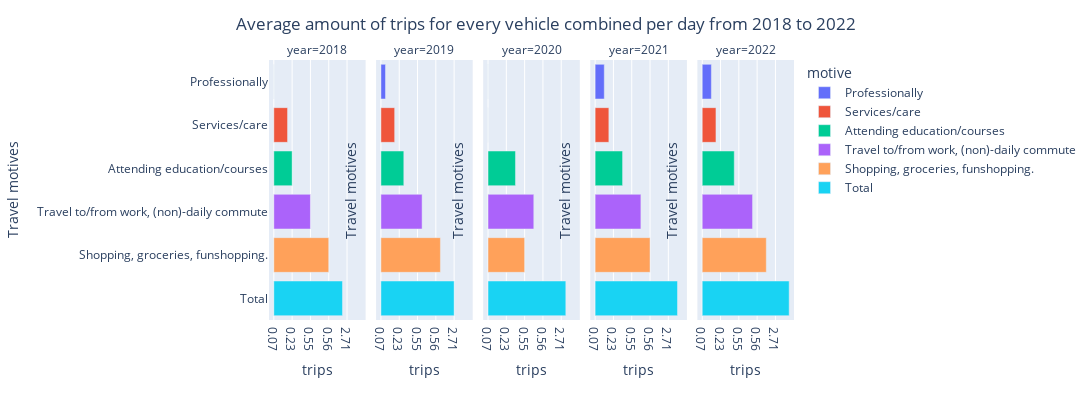

The notebook cell this image was saved under:
### Markdown cell above
This bar chart shows the number of trips per mobility motive. The biggest share is shopping, groceries and funshopping.

### Code cell
mobility_trips_years = mobility_trips_motive[years]
display(mobility_trips_motive)
display(mobility_trips_years)


# Melt the data to create a 'year' column
mobility_trips_years = mobility_trips_years.reset_index().melt(id_vars=['motive'], var_name='year', value_name='trips')

fig = px.bar(mobility_trips_years, x='trips', y='motive', color='motive', facet_col='year', orientation='h', hover_name='trips', width=1100, height=400)

fig.update_layout(title={
    'text': 'Average amount of trips for every vehicle combined per day from 2018 to 2022',
    'x': 0.5
})
fig.update_yaxes(title_text="Travel motives")
fig.show()

### Figure 1 — Plotly figure (JSON) as saved in the notebook; plotly's stock layout.template omitted (floating-point values rounded to 4 significant figures)
{"data": [{"alignmentgroup": "True", "hovertemplate": "<b>%{hovertext}</b><br><br>motive=%{y}<br>year=2018<br>trips=%{x}<extra></extra>", "hovertext": ["0.07"], "legendgroup": "Professionally", "marker": {"color": "#636efa", "pattern": {"shape": ""}}, "name": "Professionally", "offsetgroup": "Professionally", "orientation": "h", "showlegend": true, "textposition": "auto", "type": "bar", "x": ["0.07"], "xaxis": "x", "y": ["Professionally"], "yaxis": "y"}, {"alignmentgroup": "True", "hovertemplate": "<b>%{hovertext}</b><br><br>motive=%{y}<br>year=2019<br>trips=%{x}<extra></extra>", "hovertext": ["0.11"], "legendgroup": "Professionally", "marker": {"color": "#636efa", "pattern": {"shape": ""}}, "name": "Professionally", "offsetgroup": "Professionally", "orientation": "h", "showlegend": false, "textposition": "auto", "type": "bar", "x": ["0.11"], "xaxis": "x2", "y": ["Professionally"], "yaxis": "y2"}, {"alignmentgroup": "True", "hovertemplate": "<b>%{hovertext}</b><br><br>motive=%{y}<br>year=2020<br>trips=%{x}<extra></extra>", "hovertext": ["0.07"], "legendgroup": "Professionally", "marker": {"color": "#636efa", "pattern": {"shape": ""}}, "name": "Professionally", "offsetgroup": "Professionally", "orientation": "h", "showlegend": false, "textposition": "auto", "type": "bar", "x": ["0.07"], "xaxis": "x3", "y": ["Professionally"], "yaxis": "y3"}, {"alignmentgroup": "True", "hovertemplate": "<b>%{hovertext}</b><br><br>motive=%{y}<br>year=2021<br>trips=%{x}<extra></extra>", "hovertext": ["0.08"], "legendgroup": "Professionally", "marker": {"color": "#636efa", "pattern": {"shape": ""}}, "name": "Professionally", "offsetgroup": "Professionally", "orientation": "h", "showlegend": false, "textposition": "auto", "type": "bar", "x": ["0.08"], "xaxis": "x4", "y": ["Professionally"], "yaxis": "y4"}, {"alignmentgroup": "True", "hovertemplate": "<b>%{hovertext}</b><br><br>motive=%{y}<br>year=2022<br>trips=%{x}<extra></extra>", "hovertext": ["0.08"], "legendgroup": "Professionally", "marker": {"color": "#636efa", "pattern": {"shape": ""}}, "name": "Professionally", "offsetgroup": "Professionally", "orientation": "h", "showlegend": false, "textposition": "auto", "type": "bar", "x": ["0.08"], "xaxis": "x5", "y": ["Professionally"], "yaxis": "y5"}, {"alignmentgroup": "True", "hovertemplate": "<b>%{hovertext}</b><br><br>motive=%{y}<br>year=2018<br>trips=%{x}<extra></extra>", "hovertext": ["0.09"], "legendgroup": "Services/care", "marker": {"color": "#EF553B", "pattern": {"shape": ""}}, "name": "Services/care", "offsetgroup": "Services/care", "orientation": "h", "showlegend": true, "textposition": "auto", "type": "bar", "x": ["0.09"], "xaxis": "x", "y": ["Services/care"], "yaxis": "y"}, {"alignmentgroup": "True", "hovertemplate": "<b>%{hovertext}</b><br><br>motive=%{y}<br>year=2019<br>trips=%{x}<extra></extra>", "hovertext": ["0.09"], "legendgroup": "Services/care", "marker": {"color": "#EF553B", "pattern": {"shape": ""}}, "name": "Services/care", "offsetgroup": "Services/care", "orientation": "h", "showlegend": false, "textposition": "auto", "type": "bar", "x": ["0.09"], "xaxis": "x2", "y": ["Services/care"], "yaxis": "y2"}, {"alignmentgroup": "True", "hovertemplate": "<b>%{hovertext}</b><br><br>motive=%{y}<br>year=2020<br>trips=%{x}<extra></extra>", "hovertext": ["0.07"], "legendgroup": "Services/care", "marker": {"color": "#EF553B", "pattern": {"shape": ""}}, "name": "Services/care", "offsetgroup": "Services/care", "orientation": "h", "showlegend": false, "textposition": "auto", "type": "bar", "x": ["0.07"], "xaxis": "x3", "y": ["Services/care"], "yaxis": "y3"}, {"alignmentgroup": "True", "hovertemplate": "<b>%{hovertext}</b><br><br>motive=%{y}<br>year=2021<br>trips=%{x}<extra></extra>", "hovertext": ["0.09"], "legendgroup": "Services/care", "marker": {"color": "#EF553B", "pattern": {"shape": ""}}, "name": "Services/care", "offsetgroup": "Services/care", "orientation": "h", "showlegend": false, "textposition": "auto", "type": "bar", "x": ["0.09"], "xaxis": "x4", "y": ["Services/care"], "yaxis": "y4"}, {"alignmentgroup": "True", "hovertemplate": "<b>%{hovertext}</b><br><br>motive=%{y}<br>year=2022<br>trips=%{x}<extra></extra>", "hovertext": ["0.09"], "legendgroup": "Services/care", "marker": {"color": "#EF553B", "pattern": {"shape": ""}}, "name": "Services/care", "offsetgroup": "Services/care", "orientation": "h", "showlegend": false, "textposition": "auto", "type": "bar", "x": ["0.09"], "xaxis": "x5", "y": ["Services/care"], "yaxis": "y5"}, {"alignmentgroup": "True", "hovertemplate": "<b>%{hovertext}</b><br><br>motive=%{y}<br>year=2018<br>trips=%{x}<extra></extra>", "hovertext": ["0.23"], "legendgroup": "Attending education/courses", "marker": {"color": "#00cc96", "pattern": {"shape": ""}}, "name": "Attending education/courses", "offsetgroup": "Attending education/courses", "orientation": "h", "showlegend": true, "textposition": "auto", "type": "bar", "x": ["0.23"], "xaxis": "x", "y": ["Attending education/courses"], "yaxis": "y"}, {"alignmentgroup": "True", "hovertemplate": "<b>%{hovertext}</b><br><br>motive=%{y}<br>year=2019<br>trips=%{x}<extra></extra>", "hovertext": ["0.22"], "legendgroup": "Attending education/courses", "marker": {"color": "#00cc96", "pattern": {"shape": ""}}, "name": "Attending education/courses", "offsetgroup": "Attending education/courses", "orientation": "h", "showlegend": false, "textposition": "auto", "type": "bar", "x": ["0.22"], "xaxis": "x2", "y": ["Attending education/courses"], "yaxis": "y2"}, {"alignmentgroup": "True", "hovertemplate": "<b>%{hovertext}</b><br><br>motive=%{y}<br>year=2020<br>trips=%{x}<extra></extra>", "hovertext": ["0.14"], "legendgroup": "Attending education/courses", "marker": {"color": "#00cc96", "pattern": {"shape": ""}}, "name": "Attending education/courses", "offsetgroup": "Attending education/courses", "orientation": "h", "showlegend": false, "textposition": "auto", "type": "bar", "x": ["0.14"], "xaxis": "x3", "y": ["Attending education/courses"], "yaxis": "y3"}, {"alignmentgroup": "True", "hovertemplate": "<b>%{hovertext}</b><br><br>motive=%{y}<br>year=2021<br>trips=%{x}<extra></extra>", "hovertext": ["0.14"], "legendgroup": "Attending education/courses", "marker": {"color": "#00cc96", "pattern": {"shape": ""}}, "name": "Attending education/courses", "offsetgroup": "Attending education/courses", "orientation": "h", "showlegend": false, "textposition": "auto", "type": "bar", "x": ["0.14"], "xaxis": "x4", "y": ["Attending education/courses"], "yaxis": "y4"}, {"alignmentgroup": "True", "hovertemplate": "<b>%{hovertext}</b><br><br>motive=%{y}<br>year=2022<br>trips=%{x}<extra></extra>", "hovertext": ["0.18"], "legendgroup": "Attending education/courses", "marker": {"color": "#00cc96", "pattern": {"shape": ""}}, "name": "Attending education/courses", "offsetgroup": "Attending education/courses", "orientation": "h", "showlegend": false, "textposition": "auto", "type": "bar", "x": ["0.18"], "xaxis": "x5", "y": ["Attending education/courses"], "yaxis": "y5"}, {"alignmentgroup": "True", "hovertemplate": "<b>%{hovertext}</b><br><br>motive=%{y}<br>year=2018<br>trips=%{x}<extra></extra>", "hovertext": ["0.55"], "legendgroup": "Travel to/from work, (non)-daily commute", "marker": {"color": "#ab63fa", "pattern": {"shape": ""}}, "name": "Travel to/from work, (non)-daily commute", "offsetgroup": "Travel to/from work, (non)-daily commute", "orientation": "h", "showlegend": true, "textposition": "auto", "type": "bar", "x": ["0.55"], "xaxis": "x", "y": ["Travel to/from work, (non)-daily commute"], "yaxis": "y"}, {"alignmentgroup": "True", "hovertemplate": "<b>%{hovertext}</b><br><br>motive=%{y}<br>year=2019<br>trips=%{x}<extra></extra>", "hovertext": ["0.50"], "legendgroup": "Travel to/from work, (non)-daily commute", "marker": {"color": "#ab63fa", "pattern": {"shape": ""}}, "name": "Travel to/from work, (non)-daily commute", "offsetgroup": "Travel to/from work, (non)-daily commute", "orientation": "h", "showlegend": false, "textposition": "auto", "type": "bar", "x": ["0.50"], "xaxis": "x2", "y": ["Travel to/from work, (non)-daily commute"], "yaxis": "y2"}, {"alignmentgroup": "True", "hovertemplate": "<b>%{hovertext}</b><br><br>motive=%{y}<br>year=2020<br>trips=%{x}<extra></extra>", "hovertext": ["0.37"], "legendgroup": "Travel to/from work, (non)-daily commute", "marker": {"color": "#ab63fa", "pattern": {"shape": ""}}, "name": "Travel to/from work, (non)-daily commute", "offsetgroup": "Travel to/from work, (non)-daily commute", "orientation": "h", "showlegend": false, "textposition": "auto", "type": "bar", "x": ["0.37"], "xaxis": "x3", "y": ["Travel to/from work, (non)-daily commute"], "yaxis": "y3"}, {"alignmentgroup": "True", "hovertemplate": "<b>%{hovertext}</b><br><br>motive=%{y}<br>year=2021<br>trips=%{x}<extra></extra>", "hovertext": ["0.37"], "legendgroup": "Travel to/from work, (non)-daily commute", "marker": {"color": "#ab63fa", "pattern": {"shape": ""}}, "name": "Travel to/from work, (non)-daily commute", "offsetgroup": "Travel to/from work, (non)-daily commute", "orientation": "h", "showlegend": false, "textposition": "auto", "type": "bar", "x": ["0.37"], "xaxis": "x4", "y": ["Travel to/from work, (non)-daily commute"], "yaxis": "y4"}, {"alignmentgroup": "True", "hovertemplate": "<b>%{hovertext}</b><br><br>motive=%{y}<br>year=2022<br>trips=%{x}<extra></extra>", "hovertext": ["0.42"], "legendgroup": "Travel to/from work, (non)-daily commute", "marker": {"color": "#ab63fa", "pattern": {"shape": ""}}, "name": "Travel to/from work, (non)-daily commute", "offsetgroup": "Travel to/from work, (non)-daily commute", "orientation": "h", "showlegend": false, "textposition": "auto", "type": "bar", "x": ["0.42"], "xaxis": "x5", "y": ["Travel to/from work, (non)-daily commute"], "yaxis": "y5"}, {"alignmentgroup": "True", "hovertemplate": "<b>%{hovertext}</b><br><br>motive=%{y}<br>year=2018<br>trips=%{x}<extra></extra>", "hovertext": ["0.56"], "legendgroup": "Shopping, groceries, funshopping.", "marker": {"color": "#FFA15A", "pattern": {"shape": ""}}, "name": "Shopping, groceries, funshopping.", "offsetgroup": "Shopping, groceries, funshopping.", "orientation": "h", "showlegend": true, "textposition": "auto", "type": "bar", "x": ["0.56"], "xaxis": "x", "y": ["Shopping, groceries, funshopping."], "yaxis": "y"}, {"alignmentgroup": "True", "hovertemplate": "<b>%{hovertext}</b><br><br>motive=%{y}<br>year=2019<br>trips=%{x}<extra></extra>", "hovertext": ["0.54"], "legendgroup": "Shopping, groceries, funshopping.", "marker": {"color": "#FFA15A", "pattern": {"shape": ""}}, "name": "Shopping, groceries, funshopping.", "offsetgroup": "Shopping, groceries, funshopping.", "orientation": "h", "showlegend": false, "textposition": "auto", "type": "bar", "x": ["0.54"], "xaxis": "x2", "y": ["Shopping, groceries, funshopping."], "yaxis": "y2"}, {"alignmentgroup": "True", "hovertemplate": "<b>%{hovertext}</b><br><br>motive=%{y}<br>year=2020<br>trips=%{x}<extra></extra>", "hovertext": ["0.55"], "legendgroup": "Shopping, groceries, funshopping.", "marker": {"color": "#FFA15A", "pattern": {"shape": ""}}, "name": "Shopping, groceries, funshopping.", "offsetgroup": "Shopping, groceries, funshopping.", "orientation": "h", "showlegend": false, "textposition": "auto", "type": "bar", "x": ["0.55"], "xaxis": "x3", "y": ["Shopping, groceries, funshopping."], "yaxis": "y3"}, {"alignmentgroup": "True", "hovertemplate": "<b>%{hovertext}</b><br><br>motive=%{y}<br>year=2021<br>trips=%{x}<extra></extra>", "hovertext": ["0.56"], "legendgroup": "Shopping, groceries, funshopping.", "marker": {"color": "#FFA15A", "pattern": {"shape": ""}}, "name": "Shopping, groceries, funshopping.", "offsetgroup": "Shopping, groceries, funshopping.", "orientation": "h", "showlegend": false, "textposition": "auto", "type": "bar", "x": ["0.56"], "xaxis": "x4", "y": ["Shopping, groceries, funshopping."], "yaxis": "y4"}, {"alignmentgroup": "True", "hovertemplate": "<b>%{hovertext}</b><br><br>motive=%{y}<br>year=2022<br>trips=%{x}<extra></extra>", "hovertext": ["0.58"], "legendgroup": "Shopping, groceries, funshopping.", "marker": {"color": "#FFA15A", "pattern": {"shape": ""}}, "name": "Shopping, groceries, funshopping.", "offsetgroup": "Shopping, groceries, funshopping.", "orientation": "h", "showlegend": false, "textposition": "auto", "type": "bar", "x": ["0.58"], "xaxis": "x5", "y": ["Shopping, groceries, funshopping."], "yaxis": "y5"}, {"alignmentgroup": "True", "hovertemplate": "<b>%{hovertext}</b><br><br>motive=%{y}<br>year=2018<br>trips=%{x}<extra></extra>", "hovertext": ["2.78"], "legendgroup": "Total", "marker": {"color": "#19d3f3", "pattern": {"shape": ""}}, "name": "Total", "offsetgroup": "Total", "orientation": "h", "showlegend": true, "textposition": "auto", "type": "bar", "x": ["2.78"], "xaxis": "x", "y": ["Total"], "yaxis": "y"}, {"alignmentgroup": "True", "hovertemplate": "<b>%{hovertext}</b><br><br>motive=%{y}<br>year=2019<br>trips=%{x}<extra></extra>", "hovertext": ["2.71"], "legendgroup": "Total", "marker": {"color": "#19d3f3", "pattern": {"shape": ""}}, "name": "Total", "offsetgroup": "Total", "orientation": "h", "showlegend": false, "textposition": "auto", "type": "bar", "x": ["2.71"], "xaxis": "x2", "y": ["Total"], "yaxis": "y2"}, {"alignmentgroup": "True", "hovertemplate": "<b>%{hovertext}</b><br><br>motive=%{y}<br>year=2020<br>trips=%{x}<extra></extra>", "hovertext": ["2.35"], "legendgroup": "Total", "marker": {"color": "#19d3f3", "pattern": {"shape": ""}}, "name": "Total", "offsetgroup": "Total", "orientation": "h", "showlegend": false, "textposition": "auto", "type": "bar", "x": ["2.35"], "xaxis": "x3", "y": ["Total"], "yaxis": "y3"}, {"alignmentgroup": "True", "hovertemplate": "<b>%{hovertext}</b><br><br>motive=%{y}<br>year=2021<br>trips=%{x}<extra></extra>", "hovertext": ["2.51"], "legendgroup": "Total", "marker": {"color": "#19d3f3", "pattern": {"shape": ""}}, "name": "Total", "offsetgroup": "Total", "orientation": "h", "showlegend": false, "textposition": "auto", "type": "bar", "x": ["2.51"], "xaxis": "x4", "y": ["Total"], "yaxis": "y4"}, {"alignmentgroup": "True", "hovertemplate": "<b>%{hovertext}</b><br><br>motive=%{y}<br>year=2022<br>trips=%{x}<extra></extra>", "hovertext": ["2.70"], "legendgroup": "Total", "marker": {"color": "#19d3f3", "pattern": {"shape": ""}}, "name": "Total", "offsetgroup": "Total", "orientation": "h", "showlegend": false, "textposition": "auto", "type": "bar", "x": ["2.70"], "xaxis": "x5", "y": ["Total"], "yaxis": "y5"}], "layout": {"annotations": [{"font": {}, "showarrow": false, "text": "year=2018", "x": 0.092, "xanchor": "center", "xref": "paper", "y": 1, "yanchor": "bottom", "yref": "paper"}, {"font": {}, "showarrow": false, "text": "year=2019", "x": 0.296, "xanchor": "center", "xref": "paper", "y": 1, "yanchor": "bottom", "yref": "paper"}, {"font": {}, "showarrow": false, "text": "year=2020", "x": 0.5, "xanchor": "center", "xref": "paper", "y": 1, "yanchor": "bottom", "yref": "paper"}, {"font": {}, "showarrow": false, "text": "year=2021", "x": 0.704, "xanchor": "center", "xref": "paper", "y": 1, "yanchor": "bottom", "yref": "paper"}, {"font": {}, "showarrow": false, "text": "year=2022", "x": 0.908, "xanchor": "center", "xref": "paper", "y": 1, "yanchor": "bottom", "yref": "paper"}], "barmode": "relative", "height": 400, "legend": {"title": {"text": "motive"}, "tracegroupgap": 0}, "margin": {"t": 60}, "title": {"text": "Average amount of trips for every vehicle combined per day from 2018 to 2022", "x": 0.5}, "width": 1100, "xaxis": {"anchor": "y", "domain": [0, 0.184], "title": {"text": "trips"}}, "xaxis2": {"anchor": "y2", "domain": [0.204, 0.388], "matches": "x", "title": {"text": "trips"}}, "xaxis3": {"anchor": "y3", "domain": [0.408, 0.592], "matches": "x", "title": {"text": "trips"}}, "xaxis4": {"anchor": "y4", "domain": [0.612, 0.796], "matches": "x", "title": {"text": "trips"}}, "xaxis5": {"anchor": "y5", "domain": [0.816, 1], "matches": "x", "title": {"text": "trips"}}, "yaxis": {"anchor": "x", "categoryarray": ["Total", "Shopping, groceries, funshopping.", "Travel to/from work, (non)-daily commute", "Attending education/courses", "Services/care", "Professionally"], "categoryorder": "array", "domain": [0, 1], "title": {"text": "Travel motives"}}, "yaxis2": {"anchor": "x2", "domain": [0, 1], "matches": "y", "showticklabels": false, "title": {"text": "Travel motives"}}, "yaxis3": {"anchor": "x3", "domain": [0, 1], "matches": "y", "showticklabels": false, "title": {"text": "Travel motives"}}, "yaxis4": {"anchor": "x4", "domain": [0, 1], "matches": "y", "showticklabels": false, "title": {"text": "Travel motives"}}, "yaxis5": {"anchor": "x5", "domain": [0, 1], "matches": "y", "showticklabels": false, "title": {"text": "Travel motives"}}}}
